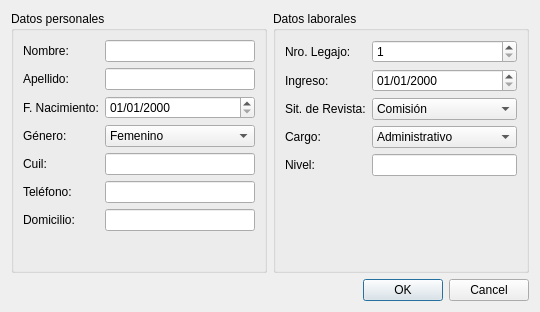
<?xml version="1.0" encoding="UTF-8"?>
<ui version="4.0">
 <class>Editar</class>
 <widget class="QDialog" name="Editar">
  <property name="geometry">
   <rect>
    <x>0</x>
    <y>0</y>
    <width>540</width>
    <height>312</height>
   </rect>
  </property>
  <property name="minimumSize">
   <size>
    <width>540</width>
    <height>312</height>
   </size>
  </property>
  <property name="maximumSize">
   <size>
    <width>540</width>
    <height>312</height>
   </size>
  </property>
  <property name="windowTitle">
   <string>Editar empleado</string>
  </property>
  <property name="modal">
   <bool>true</bool>
  </property>
  <layout class="QVBoxLayout" name="verticalLayout">
   <item>
    <layout class="QHBoxLayout" name="horizontalLayout">
     <item>
      <widget class="QGroupBox" name="groupBox">
       <property name="title">
        <string>Datos personales</string>
       </property>
       <layout class="QFormLayout" name="formLayout_3">
        <property name="fieldGrowthPolicy">
         <enum>QFormLayout::AllNonFixedFieldsGrow</enum>
        </property>
        <item row="0" column="0">
         <widget class="QLabel" name="lblNombre">
          <property name="text">
           <string>Nombre:</string>
          </property>
         </widget>
        </item>
        <item row="0" column="1">
         <widget class="QLineEdit" name="leNombre"/>
        </item>
        <item row="1" column="0">
         <widget class="QLabel" name="lblApellido">
          <property name="text">
           <string>Apellido:</string>
          </property>
         </widget>
        </item>
        <item row="1" column="1">
         <widget class="QLineEdit" name="leApellido"/>
        </item>
        <item row="2" column="0">
         <widget class="QLabel" name="lblFechaNacimiento">
          <property name="text">
           <string>F. Nacimiento:</string>
          </property>
         </widget>
        </item>
        <item row="2" column="1">
         <widget class="QDateEdit" name="deFechaNacimiento">
          <property name="displayFormat">
           <string>dd/MM/yyyy</string>
          </property>
         </widget>
        </item>
        <item row="3" column="0">
         <widget class="QLabel" name="lblGenero">
          <property name="text">
           <string>Género:</string>
          </property>
         </widget>
        </item>
        <item row="3" column="1">
         <widget class="QComboBox" name="cmbGenero">
          <item>
           <property name="text">
            <string>Femenino</string>
           </property>
          </item>
          <item>
           <property name="text">
            <string>Masculino</string>
           </property>
          </item>
         </widget>
        </item>
        <item row="4" column="0">
         <widget class="QLabel" name="lblCuil">
          <property name="text">
           <string>Cuil:</string>
          </property>
         </widget>
        </item>
        <item row="4" column="1">
         <widget class="QLineEdit" name="leCuil">
          <property name="maxLength">
           <number>13</number>
          </property>
         </widget>
        </item>
        <item row="5" column="0">
         <widget class="QLabel" name="lblTelefono">
          <property name="text">
           <string>Teléfono:</string>
          </property>
         </widget>
        </item>
        <item row="5" column="1">
         <widget class="QLineEdit" name="leTelefono"/>
        </item>
        <item row="6" column="0">
         <widget class="QLabel" name="lblDomicilio">
          <property name="text">
           <string>Domicilio:</string>
          </property>
         </widget>
        </item>
        <item row="6" column="1">
         <widget class="QLineEdit" name="leDomicilio"/>
        </item>
       </layout>
      </widget>
     </item>
     <item>
      <widget class="QGroupBox" name="groupBox_2">
       <property name="title">
        <string>Datos laborales</string>
       </property>
       <layout class="QFormLayout" name="formLayout_2">
        <property name="fieldGrowthPolicy">
         <enum>QFormLayout::AllNonFixedFieldsGrow</enum>
        </property>
        <item row="1" column="0">
         <widget class="QLabel" name="lblNroLegajo">
          <property name="text">
           <string>Nro. Legajo:</string>
          </property>
         </widget>
        </item>
        <item row="1" column="1">
         <widget class="QSpinBox" name="sbNroLegajo">
          <property name="minimum">
           <number>1</number>
          </property>
          <property name="maximum">
           <number>1000</number>
          </property>
         </widget>
        </item>
        <item row="2" column="0">
         <widget class="QLabel" name="lblFechaIngreso">
          <property name="text">
           <string>Ingreso:</string>
          </property>
         </widget>
        </item>
        <item row="2" column="1">
         <widget class="QDateEdit" name="deFechaIngreso">
          <property name="displayFormat">
           <string>dd/MM/yyyy</string>
          </property>
         </widget>
        </item>
        <item row="3" column="0">
         <widget class="QLabel" name="lblRevista">
          <property name="text">
           <string>Sit. de Revista:</string>
          </property>
         </widget>
        </item>
        <item row="3" column="1">
         <widget class="QComboBox" name="cmbRevista">
          <item>
           <property name="text">
            <string>Comisión</string>
           </property>
          </item>
          <item>
           <property name="text">
            <string>Pasantía</string>
           </property>
          </item>
          <item>
           <property name="text">
            <string>Permanente</string>
           </property>
          </item>
          <item>
           <property name="text">
            <string>Temporaria</string>
           </property>
          </item>
          <item>
           <property name="text">
            <string>Transitoria</string>
           </property>
          </item>
         </widget>
        </item>
        <item row="4" column="0">
         <widget class="QLabel" name="lblCargo">
          <property name="text">
           <string>Cargo:</string>
          </property>
         </widget>
        </item>
        <item row="4" column="1">
         <widget class="QComboBox" name="cmbCargo">
          <item>
           <property name="text">
            <string>Administrativo</string>
           </property>
          </item>
          <item>
           <property name="text">
            <string>Jerárquico</string>
           </property>
          </item>
          <item>
           <property name="text">
            <string>Obrero</string>
           </property>
          </item>
          <item>
           <property name="text">
            <string>Profesional</string>
           </property>
          </item>
          <item>
           <property name="text">
            <string>Servicio</string>
           </property>
          </item>
         </widget>
        </item>
        <item row="6" column="0">
         <widget class="QLabel" name="lblNivel">
          <property name="text">
           <string>Nivel:</string>
          </property>
         </widget>
        </item>
        <item row="6" column="1">
         <widget class="QLineEdit" name="leNivel"/>
        </item>
       </layout>
      </widget>
     </item>
    </layout>
   </item>
   <item>
    <widget class="QDialogButtonBox" name="buttonBox">
     <property name="orientation">
      <enum>Qt::Horizontal</enum>
     </property>
     <property name="standardButtons">
      <set>QDialogButtonBox::Cancel|QDialogButtonBox::Ok</set>
     </property>
    </widget>
   </item>
  </layout>
 </widget>
 <resources/>
 <connections>
  <connection>
   <sender>buttonBox</sender>
   <signal>accepted()</signal>
   <receiver>Editar</receiver>
   <slot>accept()</slot>
   <hints>
    <hint type="sourcelabel">
     <x>248</x>
     <y>254</y>
    </hint>
    <hint type="destinationlabel">
     <x>157</x>
     <y>274</y>
    </hint>
   </hints>
  </connection>
  <connection>
   <sender>buttonBox</sender>
   <signal>rejected()</signal>
   <receiver>Editar</receiver>
   <slot>reject()</slot>
   <hints>
    <hint type="sourcelabel">
     <x>316</x>
     <y>260</y>
    </hint>
    <hint type="destinationlabel">
     <x>286</x>
     <y>274</y>
    </hint>
   </hints>
  </connection>
 </connections>
</ui>
